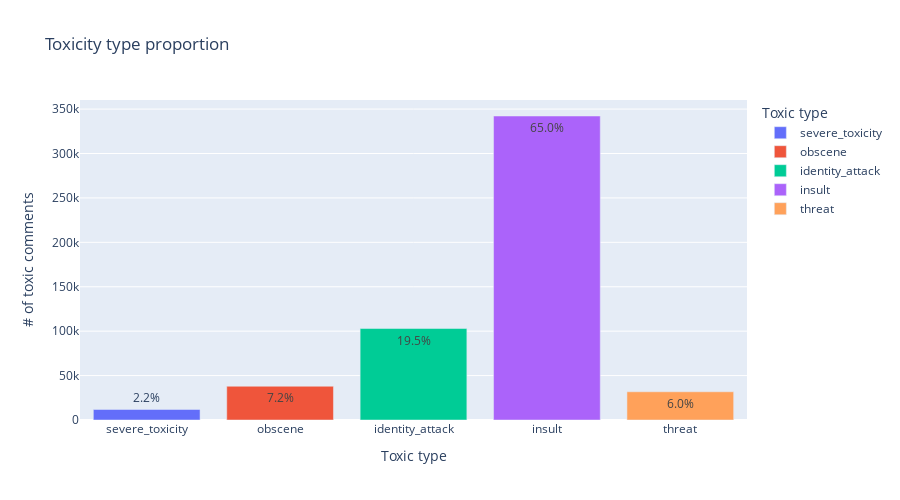

The code cell stored with this chart in its notebook:
### Markdown cell above
### Visualization

### Code cell
x=df_temp.loc[:,'most_toxicity'][df_temp.loc[:,'most_toxicity']!=0].value_counts()[[5,3,2,1,4]]#[[4,2,1,0,3]]
prc=(x/(x.sum())*100).round(1).astype(float).astype(str)+'%'
fig = px.bar(x, x=x.index, y=x.values, height=500,color=x.index, text=prc, title='Toxicity type proportion',\
labels={"y": "# of toxic comments","index":"Toxic type","text":"Part"})
fig.update_layout(showlegend=True)
fig.show()

### Figure 1 — Plotly figure (JSON) as saved in the notebook; plotly's stock layout.template omitted (floating-point values rounded to 4 significant figures)
{"data": [{"alignmentgroup": "True", "hovertemplate": "Toxic type=%{x}<br># of toxic comments=%{y}<br>Part=%{text}<extra></extra>", "legendgroup": "severe_toxicity", "marker": {"color": "#636efa", "pattern": {"shape": ""}}, "name": "severe_toxicity", "offsetgroup": "severe_toxicity", "orientation": "v", "showlegend": true, "text": ["2.2%"], "textposition": "auto", "type": "bar", "x": ["severe_toxicity"], "xaxis": "x", "y": [11828], "yaxis": "y"}, {"alignmentgroup": "True", "hovertemplate": "Toxic type=%{x}<br># of toxic comments=%{y}<br>Part=%{text}<extra></extra>", "legendgroup": "obscene", "marker": {"color": "#EF553B", "pattern": {"shape": ""}}, "name": "obscene", "offsetgroup": "obscene", "orientation": "v", "showlegend": true, "text": ["7.2%"], "textposition": "auto", "type": "bar", "x": ["obscene"], "xaxis": "x", "y": [38000], "yaxis": "y"}, {"alignmentgroup": "True", "hovertemplate": "Toxic type=%{x}<br># of toxic comments=%{y}<br>Part=%{text}<extra></extra>", "legendgroup": "identity_attack", "marker": {"color": "#00cc96", "pattern": {"shape": ""}}, "name": "identity_attack", "offsetgroup": "identity_attack", "orientation": "v", "showlegend": true, "text": ["19.5%"], "textposition": "auto", "type": "bar", "x": ["identity_attack"], "xaxis": "x", "y": [102985], "yaxis": "y"}, {"alignmentgroup": "True", "hovertemplate": "Toxic type=%{x}<br># of toxic comments=%{y}<br>Part=%{text}<extra></extra>", "legendgroup": "insult", "marker": {"color": "#ab63fa", "pattern": {"shape": ""}}, "name": "insult", "offsetgroup": "insult", "orientation": "v", "showlegend": true, "text": ["65.0%"], "textposition": "auto", "type": "bar", "x": ["insult"], "xaxis": "x", "y": [342226], "yaxis": "y"}, {"alignmentgroup": "True", "hovertemplate": "Toxic type=%{x}<br># of toxic comments=%{y}<br>Part=%{text}<extra></extra>", "legendgroup": "threat", "marker": {"color": "#FFA15A", "pattern": {"shape": ""}}, "name": "threat", "offsetgroup": "threat", "orientation": "v", "showlegend": true, "text": ["6.0%"], "textposition": "auto", "type": "bar", "x": ["threat"], "xaxis": "x", "y": [31769], "yaxis": "y"}], "layout": {"barmode": "relative", "height": 500, "legend": {"title": {"text": "Toxic type"}, "tracegroupgap": 0}, "showlegend": true, "title": {"text": "Toxicity type proportion"}, "xaxis": {"anchor": "y", "categoryarray": ["severe_toxicity", "obscene", "identity_attack", "insult", "threat"], "categoryorder": "array", "domain": [0, 1], "title": {"text": "Toxic type"}}, "yaxis": {"anchor": "x", "domain": [0, 1], "title": {"text": "# of toxic comments"}}}}
